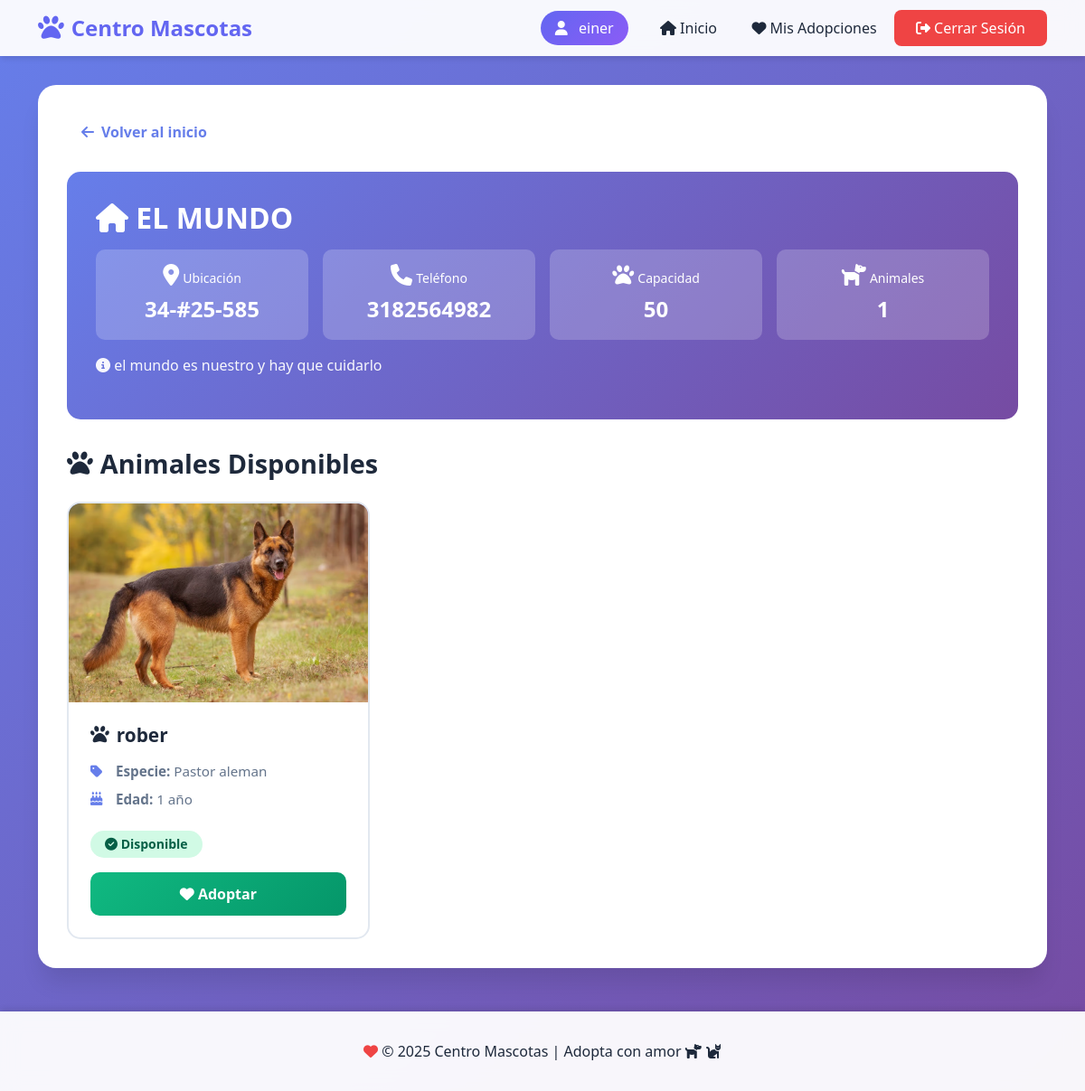
Page /fundacion/3/ (signed in) on the committed database.
### core/models.py (models this page shows, shortened)
class Usuario(AbstractUser):
    email = models.EmailField(unique=True)
    telefono = models.CharField(max_length=20, blank=True, null=True)
    direccion = models.CharField(max_length=100, blank=True, null=True)

class Fundacion(models.Model):
    nombre = models.CharField(max_length=100)
    direccion = models.CharField(max_length=200)
    telefono = models.CharField(max_length=20)
    email = models.EmailField(max_length=100)
    descripcion = models.TextField(blank=True, null=True)
    capacidad = models.IntegerField(default=0)

class Mascota(models.Model):
    nombre = models.CharField(max_length=100)
    especie = models.CharField(max_length=50)
    edad = models.IntegerField()
    foto = models.ImageField(upload_to='mascotas/', blank=True, null=True)
    disponible = models.BooleanField(default=True)
    fundacion = models.ForeignKey(Fundacion, on_delete=models.CASCADE)

### core/views.py (the view)
# urls.py: path('fundacion/<int:fundacion_id>/', views.fundacion_detalle, name='fundacion_detalle'),
@login_required
def fundacion_detalle(request, fundacion_id):
    fundacion = get_object_or_404(Fundacion, id=fundacion_id)
    mascotas = Mascota.objects.filter(fundacion=fundacion)
    context = {
        'fundacion': fundacion,
        'mascotas': mascotas,
        'usuario': request.user,
    }
    return render(request, 'core/fundacion_detalle.html', context)

### core/templates/core/fundacion_detalle.html (shortened to what this page needs)
{% extends 'base.html' %}
{% load static %}
{% block content %}
<a href="{% url 'inicio' %}" class="back-link">
    <i class="fas fa-arrow-left"></i> Volver al inicio
</a>
<div class="fundacion-header">
    <h1><i class="fas fa-home"></i> {{ fundacion.nombre }}</h1>
    <div class="fundacion-stats">
        <div class="stat-item">
            <i class="fas fa-map-marker-alt"></i>
            <small>Ubicación</small>
            <strong>{{ fundacion.direccion|truncatewords:3 }}</strong>
        </div>
        <div class="stat-item">
            <i class="fas fa-phone"></i>
            <small>Teléfono</small>
            <strong>{{ fundacion.telefono }}</strong>
        </div>
        <div class="stat-item">
            <i class="fas fa-paw"></i>
            <small>Capacidad</small>
            <strong>{{ fundacion.capacidad }}</strong>
        </div>
        <div class="stat-item">
            <i class="fas fa-dog"></i>
            <small>Animales</small>
            <strong>{{ mascotas.count }}</strong>
        </div>
    </div>
    {% if fundacion.descripcion %}
        <p style="margin-top: 1rem; opacity: 0.95;">
            <i class="fas fa-info-circle"></i> {{ fundacion.descripcion }}
        </p>
    {% endif %}
</div>
<h2 class="section-title">
    <i class="fas fa-paw"></i>
    Animales Disponibles
</h2>
{% if mascotas %}
    <div class="animales-grid">
        {% for mascota in mascotas %}
            <div class="animal-card">
                {% if mascota.foto %}
                    <img src="{{ mascota.foto.url }}" alt="{{ mascota.nombre }}" class="animal-image" onerror="this.onerror=null; this.style.display='none'; this.nextElementSibling.style.display='flex';">
                {% else %}
                    <div class="no-image">
                        <i class="fas fa-paw"></i>
                    </div>
                {% endif %}
                <div class="animal-info">
                    <h3>
                        {% if mascota.especie == 'Perro' %}
                            <i class="fas fa-dog"></i>
                        {% elif mascota.especie == 'Gato' %}
                            <i class="fas fa-cat"></i>
                        {% else %}
                            <i class="fas fa-paw"></i>
                        {% endif %}
                        {{ mascota.nombre }}
                    </h3>
                    <div class="animal-detail">
                        <i class="fas fa-tag"></i>
                        <span><strong>Especie:</strong> {{ mascota.especie }}</span>
                    </div>
                    <div class="animal-detail">
                        <i class="fas fa-birthday-cake"></i>
                        <span><strong>Edad:</strong> {{ mascota.edad }} año{% if mascota.edad != 1 %}s{% endif %}</span>
                    </div>
                    {% if mascota.disponible %}
                        <span class="badge badge-available">
                            <i class="fas fa-check-circle"></i> Disponible
                        </span>
                        <a href="{% url 'adoptar_mascota' mascota.id %}" class="btn-adopt">
                            <i class="fas fa-heart"></i> Adoptar
                        </a>
                    {% else %}
                        <span class="badge badge-adopted">
                            <i class="fas fa-times-circle"></i> Ya Adoptado
                        </span>
                    {% endif %}
                </div>
            </div>
        {% endfor %}
    </div>
{% else %}
    <div class="empty-state">
        <i class="fas fa-paw"></i>
        <p>Esta fundación aún no tiene animales registrados.</p>
    </div>
{% endif %}
{% endblock %}

### core/templates/base.html (shortened to what this page needs)
<!DOCTYPE html>
<html lang="es">
<head>
    <link rel="stylesheet" href="https://cdn.jsdelivr.net/npm/bootstrap@5.3.0/dist/css/bootstrap.min.css">
    <link rel="stylesheet" href="https://cdnjs.cloudflare.com/ajax/libs/font-awesome/6.4.0/css/all.min.css">
</head>
<body>
    <nav class="navbar navbar-expand-lg navbar-light">
        <div class="container">
            <a class="navbar-brand" href="{% if user.is_authenticated %}{% url 'inicio' %}{% else %}{% url 'index' %}{% endif %}">
                <i class="fas fa-paw"></i>
                Centro Mascotas
            </a>
            <div class="collapse navbar-collapse" id="navbarNav">
                <ul class="navbar-nav ms-auto align-items-center">
                    {% if user.is_authenticated %}
                        <li class="nav-item">
                            <span class="user-info">
                                <i class="fas fa-user"></i>
                                {{ user.username }}
                            </span>
                        </li>
                        <li class="nav-item">
                            <a class="nav-link" href="{% url 'inicio' %}">
                                <i class="fas fa-home"></i> Inicio
                            </a>
                        </li>
                        <li class="nav-item">
                            <a class="nav-link" href="{% url 'mis_adopciones' %}">
                                <i class="fas fa-heart"></i> Mis Adopciones
                            </a>
                        </li>
                        <li class="nav-item">
                            <a href="{% url 'logout_usuario' %}" class="btn btn-logout">
                                <i class="fas fa-sign-out-alt"></i> Cerrar Sesión
                            </a>
                        </li>
                    {% endif %}
                </ul>
            </div>
        </div>
    </nav>
    <main class="container">
        <div class="content-wrapper">
            {% block content %}
            {% endblock %}
        </div>
    </main>
    <footer class="text-center">
        <div class="container">
            <p>
                <i class="fas fa-heart" style="color: #ef4444;"></i>
                © 2025 Centro Mascotas | Adopta con amor
                <i class="fas fa-dog"></i>
                <i class="fas fa-cat"></i>
            </p>
        </div>
    </footer>
</body>
</html>

### core/templates/base.html (style rules this page uses)
:root { --primary-color: #6366f1; --secondary-color: #8b5cf6; --success-color: #10b981; --danger-color: #ef4444; --dark: #1e293b; --light: #f8fafc; }
body { background: linear-gradient(135deg, #667eea 0%, #764ba2 100%); min-height: 100vh; font-family: 'Segoe UI', Tahoma, Geneva, Verdana, sans-serif; }
.navbar { background: rgba(255, 255, 255, 0.95) !important; backdrop-filter: blur(10px); box-shadow: 0 4px 6px -1px rgba(0, 0, 0, 0.1); }
.navbar-brand { font-weight: bold; font-size: 1.5rem; color: var(--primary-color) !important; display: flex; align-items: center; gap: 0.5rem; }
.navbar-brand i { font-size: 1.8rem; }
.nav-link { color: var(--dark) !important; font-weight: 500; transition: all 0.3s; padding: 0.5rem 1rem !important; border-radius: 8px; margin: 0 0.2rem; }
.btn-logout { background: var(--danger-color); color: white; border: none; padding: 0.5rem 1.5rem; border-radius: 8px; font-weight: 500; transition: all 0.3s; }
.content-wrapper { background: white; border-radius: 20px; padding: 2rem; margin: 2rem auto; max-width: 1200px; box-shadow: 0 20px 25px -5px rgba(0, 0, 0, 0.1); }
footer { background: rgba(255, 255, 255, 0.95); backdrop-filter: blur(10px); margin-top: 3rem; padding: 2rem 0; box-shadow: 0 -4px 6px -1px rgba(0, 0, 0, 0.1); }
footer p { margin: 0; color: var(--dark); font-weight: 500; }
.user-info { background: linear-gradient(135deg, var(--primary-color), var(--secondary-color)); color: white; padding: 0.5rem 1rem; border-radius: 20px; font-weight: 500; margin-right: 1rem; }
.user-info i { margin-right: 0.5rem; }

### core/templates/core/fundacion_detalle.html (style rules this page uses)
.back-link { display: inline-flex; align-items: center; gap: 0.5rem; text-decoration: none; color: #667eea; font-weight: 600; margin-bottom: 1.5rem; padding: 0.5rem 1rem; border-radius: 8px; transition: all 0.3s; }
.fundacion-header { background: linear-gradient(135deg, #667eea 0%, #764ba2 100%); color: white; padding: 2rem; border-radius: 15px; margin-bottom: 2rem; }
.fundacion-header h1 { margin: 0 0 1rem 0; font-size: 2rem; font-weight: bold; }
.fundacion-stats { display: grid; grid-template-columns: repeat(auto-fit, minmax(150px, 1fr)); gap: 1rem; margin-top: 1rem; }
.stat-item { background: rgba(255, 255, 255, 0.2); padding: 1rem; border-radius: 10px; text-align: center; }
.stat-item i { font-size: 1.5rem; margin-bottom: 0.5rem; }
.stat-item strong { display: block; font-size: 1.5rem; }
.section-title { font-size: 1.8rem; font-weight: bold; color: #1e293b; margin: 2rem 0 1.5rem 0; display: flex; align-items: center; gap: 0.5rem; }
.animales-grid { display: grid; grid-template-columns: repeat(auto-fill, minmax(280px, 1fr)); gap: 1.5rem; }
.animal-card { background: white; border-radius: 15px; overflow: hidden; border: 2px solid #e2e8f0; transition: all 0.3s; }
.animal-image { width: 100%; height: 220px; object-fit: cover; background: linear-gradient(135deg, #667eea 0%, #764ba2 100%); }
.animal-info { padding: 1.5rem; }
.animal-info h3 { margin: 0 0 1rem 0; font-size: 1.3rem; font-weight: bold; color: #1e293b; display: flex; align-items: center; gap: 0.5rem; }
.animal-detail { display: flex; align-items: center; gap: 0.5rem; margin-bottom: 0.5rem; color: #64748b; font-size: 0.95rem; }
.animal-detail i { color: #667eea; width: 20px; }
.badge { display: inline-block; padding: 0.5rem 1rem; border-radius: 20px; font-size: 0.875rem; font-weight: 600; margin-top: 1rem; }
.badge-available { background: #d1fae5; color: #065f46; }
.btn-adopt { width: 100%; display: block; text-align: center; text-decoration: none; color: white; background: linear-gradient(135deg, #10b981 0%, #059669 100%); padding: 0.75rem; border-radius: 10px; font-weight: 600; margin-top: 1rem; transition: all 0.3s; }

### rows in the picture
Usuario: username "einer"
Fundacion: nombre "EL MUNDO", direccion "34-#25-585", telefono "3182564982", capacidad "50", descripcion "el mundo es nuestro y hay que cuidarlo"
Mascota: foto (picture), nombre "rober", especie "Pastor aleman", edad "1", disponible True (drawn)

### other values in the picture
{{ mascotas.count }} "1"
